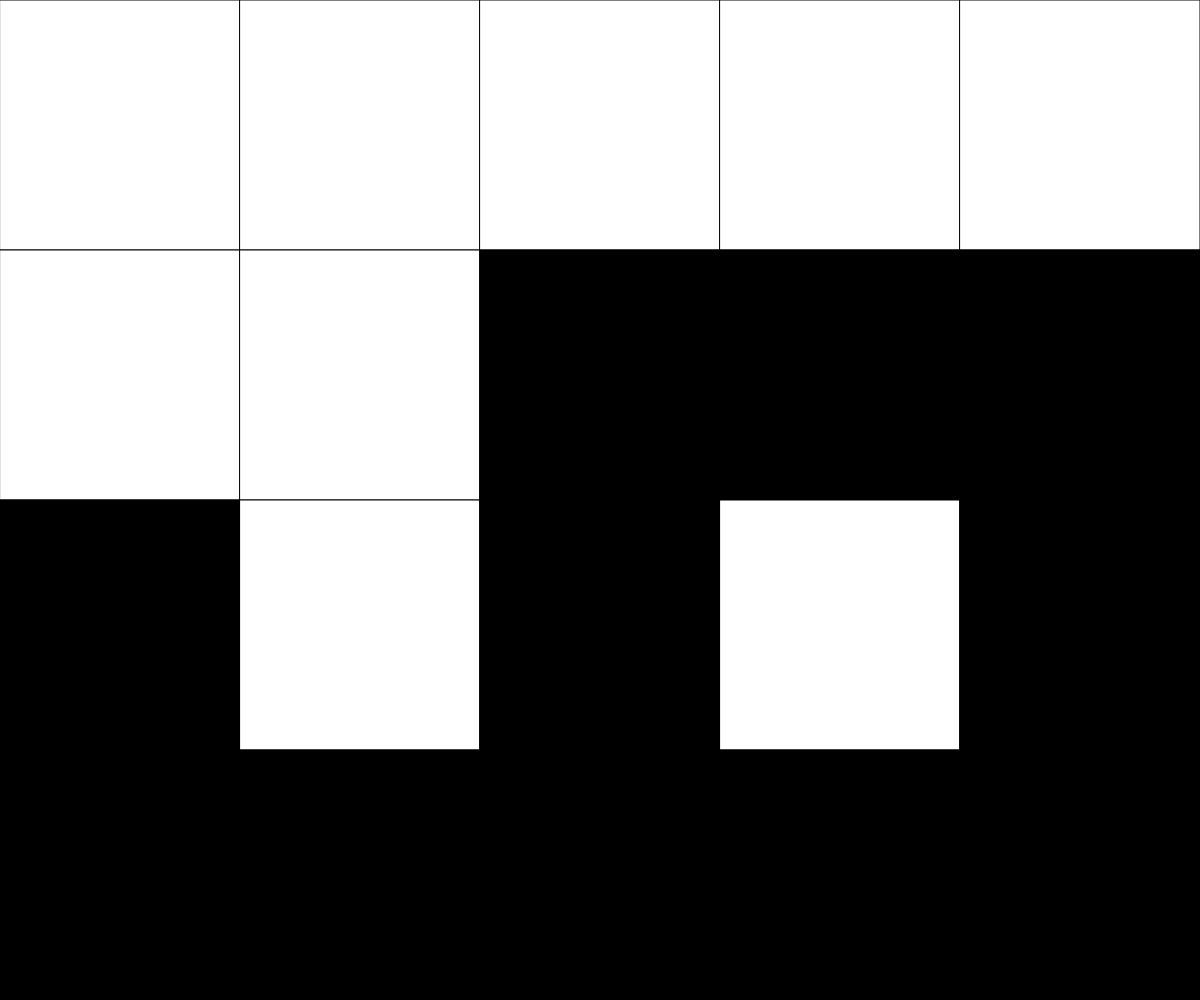
Frame 1 (no input)
Frame 60 (no input): identical to frame 1, image omitted
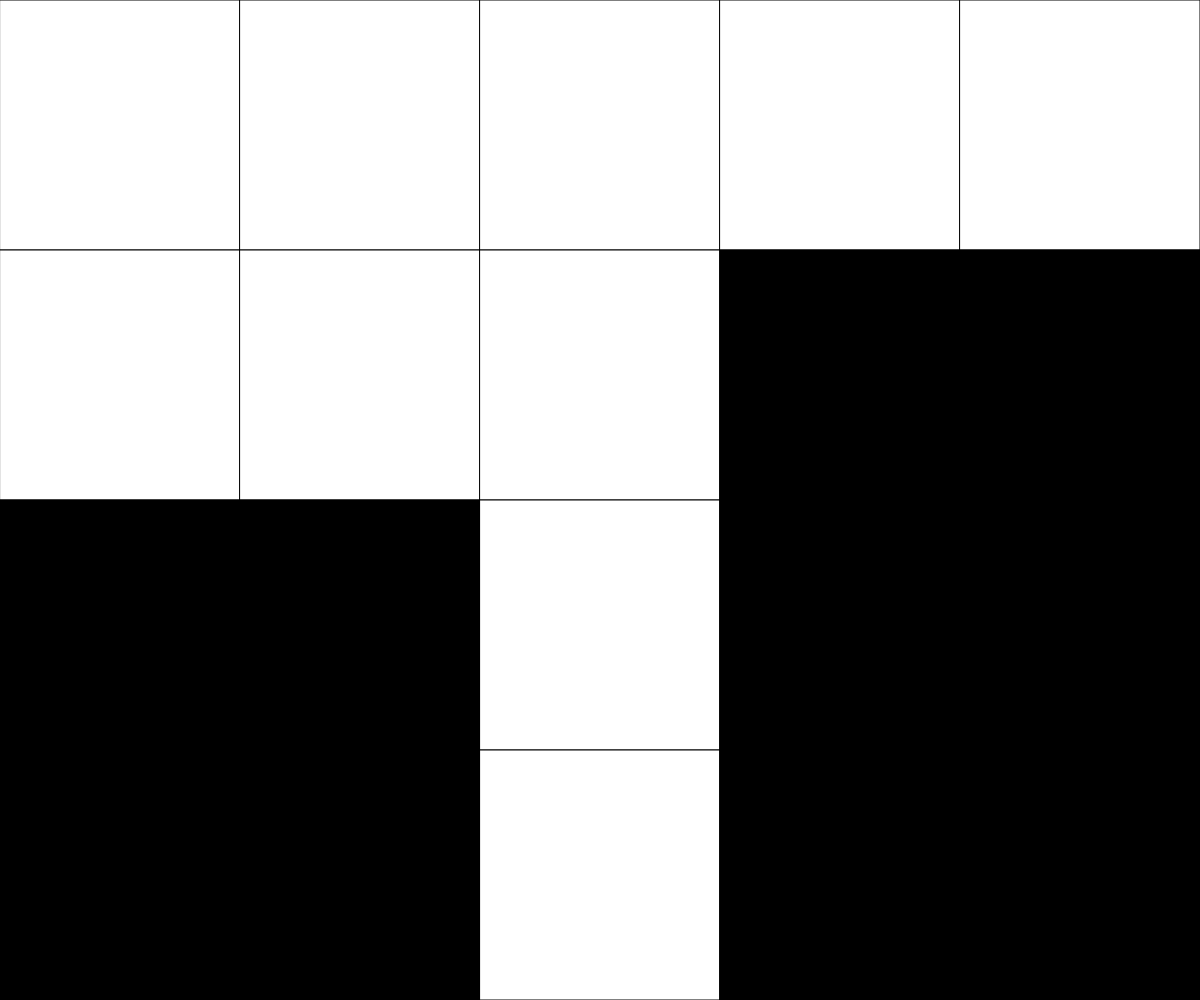
Frame 120 (the mouse pressed at the canvas centre since frame 60)

The p5.js sketch that drew these frames (run headless with seeded random() and noise() and a simulated clock; from frame 60 on, the mouse is pressed at the canvas centre):

// p5.js sketch
// ── sketch.js
// Puzzle game
// Adrian Chan
// November 4, 2025

// GLOBAL VARIABLES
let grid = [
  [255, 255, 255, 255, 255],
  [255, 255, 0, 0, 0],
  [0, 255, 0, 255, 0],
  [0, 0, 0, 0, 0]
]
let rows = grid.length;
let colms = grid[0].length;
let rectWidth;
let rectHeight;

function setup() {
  createCanvas(windowWidth, windowHeight);
  textAlign(CENTER);
  textSize(width/10);
  rectWidth = width/colms;
  rectHeight = height/rows;
}

function draw() {
  //background(220);
  drawGrid();
  win();
}

function mousePressed(){
  // Flip current tile
  // Only do this if the mouse is on canvas

  if(mouseX<=width && mouseY<= height){
    let x = getCurrentX();
    let y = getCurrentY();
    if (keyIsDown(SHIFT)){
      flip(x, y); 
    }
    else{
      flip(x, y); 

      if (x+1 < colms){ // Flip tile on right
        flip(x+1, y);
      }
      if (x-1 >= 0){  // Flip tile on left
        flip(x-1, y);
      }

      if (y-1 >= 0){  // Flip tile on top
        flip(x, y-1);
      }
      if (y+1 < height){  // Flip tile on bottom
        flip(x, y+1);
      }
    }
      
  }
  
}


function drawGrid(){
  // Draw a grid of rectangles that reflect the values of the array
  for (let y = 0; y<rows; y++){
    for (let x = 0; x<colms; x++){
      let fillColor = grid[y][x];
      fill(fillColor);
      rect(x*rectWidth, y*rectHeight, rectWidth, rectHeight);
    }
  }
}

function flip(x, y){
  // Takes a tile at x,y and inverts its value
  if (grid[y][x] === 0){
    grid[y][x] = 255;
  }
  else{
    grid[y][x] = 0;
  }
}

function getCurrentX(){
  // Determine the current column of mouse position
  let constrainedX = constrain(mouseX, 0, width-1);
  return floor(constrainedX/rectWidth);
}

function getCurrentY(){
  // Determine the current row of mouse position
  let constrainedY = constrain(mouseY, 0, height-1);
  return floor(constrainedY/rectHeight);
}

function win(){
  // Check if the player win the game or not
  // All black or all white -> win
  let gridColor = grid[0][0]
  for (let y = 0; y<rows; y++){
    for (let x = 0; x<colms; x++){
      let fillColor = grid[y][x];
      if (gridColor !== fillColor){
        return;
      }
    }
  }
  if (gridColor === 0){
    fill(255);
  }
  else{
    fill(0);
  }
  text("YOU WIN!", width/2, height/2)
}
